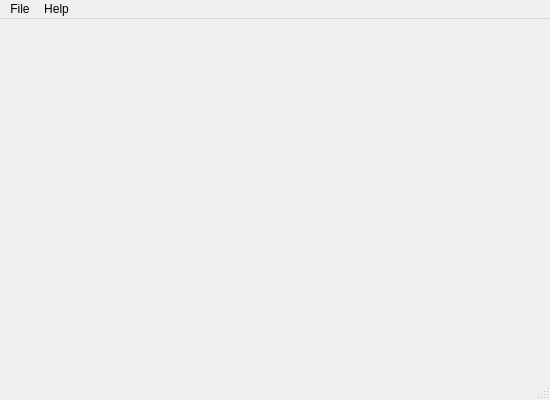
<?xml version="1.0" encoding="UTF-8"?>
<ui version="4.0">
 <class>MainWindow</class>
 <widget class="QMainWindow" name="MainWindow">
  <property name="windowModality">
   <enum>Qt::NonModal</enum>
  </property>
  <property name="geometry">
   <rect>
    <x>0</x>
    <y>0</y>
    <width>550</width>
    <height>400</height>
   </rect>
  </property>
  <property name="windowTitle">
   <string>MainWindow</string>
  </property>
  <widget class="QWidget" name="centralWidget">
   <layout class="QVBoxLayout" name="verticalLayout">
    <item>
     <widget class="DrawArea" name="drawArea" native="true"/>
    </item>
    <item>
     <widget class="GradeSlider" name="widget" native="true"/>
    </item>
   </layout>
  </widget>
  <widget class="QMenuBar" name="menuBar">
   <property name="geometry">
    <rect>
     <x>0</x>
     <y>0</y>
     <width>550</width>
     <height>22</height>
    </rect>
   </property>
   <widget class="QMenu" name="menuFile">
    <property name="title">
     <string>File</string>
    </property>
    <addaction name="actionLoad"/>
    <addaction name="separator"/>
    <addaction name="actionQuit"/>
   </widget>
   <widget class="QMenu" name="menuHelp">
    <property name="title">
     <string>Help</string>
    </property>
    <addaction name="separator"/>
    <addaction name="actionAbout"/>
   </widget>
   <addaction name="menuFile"/>
   <addaction name="menuHelp"/>
  </widget>
  <widget class="QStatusBar" name="statusBar"/>
  <action name="actionLoad">
   <property name="text">
    <string>Load</string>
   </property>
  </action>
  <action name="actionQuit">
   <property name="text">
    <string>Quit</string>
   </property>
  </action>
  <action name="actionAbout">
   <property name="text">
    <string>About</string>
   </property>
  </action>
 </widget>
 <layoutdefault spacing="6" margin="11"/>
 <customwidgets>
  <customwidget>
   <class>DrawArea</class>
   <extends>QWidget</extends>
   <header>drawarea.h</header>
   <container>1</container>
  </customwidget>
  <customwidget>
   <class>GradeSlider</class>
   <extends>QWidget</extends>
   <header>gradeslider.h</header>
   <container>1</container>
  </customwidget>
 </customwidgets>
 <resources/>
 <connections>
  <connection>
   <sender>actionQuit</sender>
   <signal>triggered()</signal>
   <receiver>MainWindow</receiver>
   <slot>close()</slot>
   <hints>
    <hint type="sourcelabel">
     <x>-1</x>
     <y>-1</y>
    </hint>
    <hint type="destinationlabel">
     <x>299</x>
     <y>199</y>
    </hint>
   </hints>
  </connection>
 </connections>
</ui>
